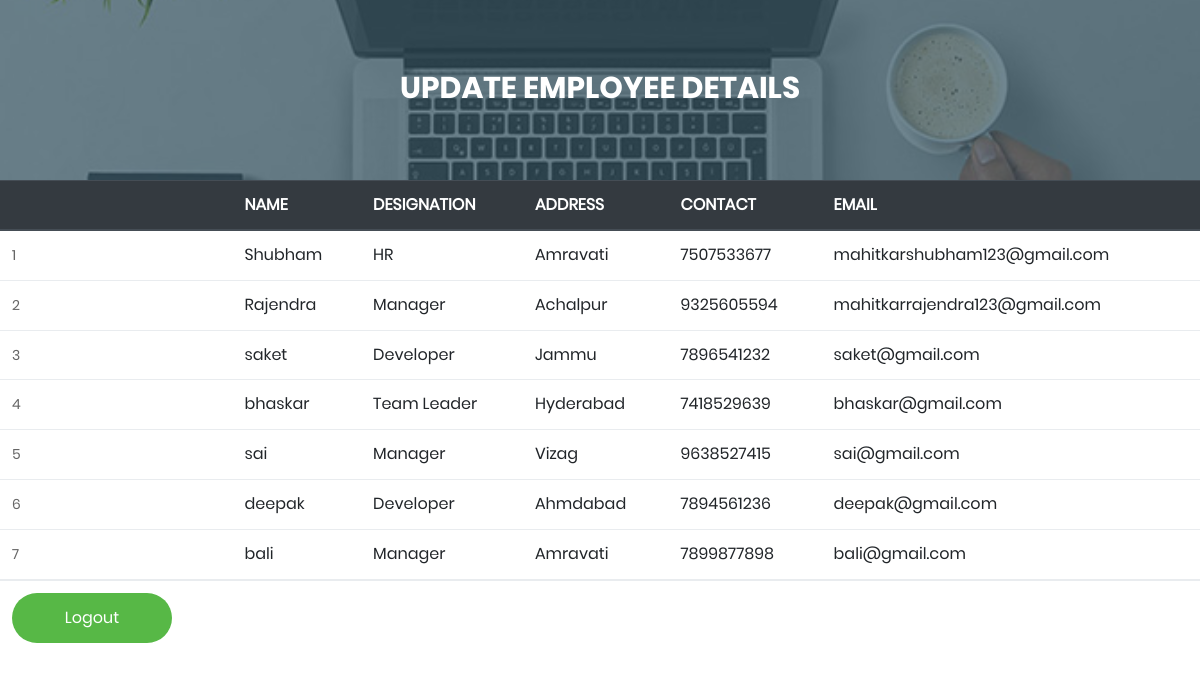
Screenshot of /updateemp/ (signed in) with the database file from the repository.
### Admin/models.py (models this page shows, shortened)
class AdminModel(models.Model):
    id = models.AutoField(primary_key=True)
    empname = models.CharField(max_length = 10)
    password = models.CharField(max_length = 8)
    designation = models.CharField(max_length = 10)
    address = models.CharField(max_length = 10)
    contact = models.IntegerField(unique=True)
    email = models.EmailField(unique=True)

### Admin/views.py (the view)
# urls.py: path('updateemp/', views.updateemp, name='updateemp'),
def updateemp(request):
    am = AdminModel.objects.all()
    return render(request, 'admin/updateview.html', {"data": am})

### templates/admin/updateview.html (shortened to what this page needs)
<!doctype html>
{% load static %}
<html lang="en">
  <head>
    <link rel="stylesheet" href="https://stackpath.bootstrapcdn.com/bootstrap/4.4.1/css/bootstrap.min.css">
	<link rel="stylesheet" type="text/css" href="{% static 'vendor/bootstrap/css/bootstrap.min.css' %}">
	<link rel="stylesheet" type="text/css" href="{% static 'fonts/font-awesome-4.7.0/css/font-awesome.min.css' %}">
	<link rel="stylesheet" type="text/css" href="{% static 'fonts/Linearicons-Free-v1.0.0/icon-font.min.css' %}">
	<link rel="stylesheet" type="text/css" href="{% static 'vendor/animate/animate.css' %}">
	<link rel="stylesheet" type="text/css" href="{% static 'vendor/css-hamburgers/hamburgers.min.css' %}">
	<link rel="stylesheet" type="text/css" href="{% static 'vendor/animsition/css/animsition.min.css' %}">
	<link rel="stylesheet" type="text/css" href="{% static 'vendor/select2/select2.min.css' %}">
	<link rel="stylesheet" type="text/css" href="{% static 'vendor/daterangepicker/daterangepicker.css' %}">
	<link rel="stylesheet" type="text/css" href="{% static 'css/util.css' %}">
	<link rel="stylesheet" type="text/css" href="{% static 'css/main.css' %}">
  </head>
  <body>
  {% if request.session.status %}
<div class="login100-form-title" style="background-image: url({% static 'images/bg-01.jpg' %});">
					<span class="login100-form-title-1">
						Update Employee Details
					</span>
				</div>
  <table class="table">
  <thead class="thead-dark">
    <tr>
      <th scope="col">
      <th scope="col">NAME</th>
      <th scope="col">DESIGNATION</th>
      <th scope="col">ADDRESS</th>
      <th scope="col">CONTACT</th>
      <th scope="col">EMAIL</th>
    </tr>
  </thead>
  <tbody>
  {% for x in data %}
    <tr>
      <td>
        <a href="{% url 'empupdate' %}?eid={{ x.id }}">
            {{ x.id }}
        </a>
      </td>
      <td>{{ x.empname }}</td>
      <td>{{ x.designation }}</td>
      <td>{{ x.address }}</td>
      <td>{{ x.contact }}</td>
      <td>{{ x.email }}</td>
    </tr>
  {% endfor %}
  </tbody>
  <tr>
      <td>
           <div class="container-login100-form-btn">
                        <a href="{% url 'logout' %}">
						<button class="login100-form-btn">
							Logout
						</button>
                        </a>
					</div>
      </td>
  </tr>
</table>
  {% else %}
    <h3 style="text-align: center;font-family: 'Agency FB';font-size: 25px;color: red">
            Please Do Login
        </h3>
{% endif %}
  </body>
</html>

### app36/static/css/main.css (style rules this page uses)
* { margin: 0px; padding: 0px; box-sizing: border-box; }
body, html { height: 100%; font-family: Poppins-Regular, sans-serif; }
a { font-family: Poppins-Regular; font-size: 14px; line-height: 1.7; color: #666666; margin: 0px; transition: all 0.4s; -webkit-transition: all 0.4s; -o-transition: all 0.4s; -moz-transition: all 0.4s; }
button { outline: none !important; border: none; background: transparent; }
.login100-form-title { width: 100%; position: relative; z-index: 1; display: -webkit-box; display: -webkit-flex; display: -moz-box; display: -ms-flexbox; display: flex; flex-wrap: wrap; flex-direction: column; align-items: center; background-repeat: no-repeat; background-size: cover; background-position: center; padding: 70px 15px 74px 15px; }
.login100-form-title-1 { font-family: Poppins-Bold; font-size: 30px; color: #fff; text-transform: uppercase; line-height: 1.2; text-align: center; }
.login100-form-title::before { content: ""; display: block; position: absolute; z-index: -1; width: 100%; height: 100%; top: 0; left: 0; background-color: rgba(54,84,99,0.7); }
.container-login100-form-btn { width: 100%; display: -webkit-box; display: -webkit-flex; display: -moz-box; display: -ms-flexbox; display: flex; flex-wrap: wrap; }
.login100-form-btn { display: -webkit-box; display: -webkit-flex; display: -moz-box; display: -ms-flexbox; display: flex; justify-content: center; align-items: center; padding: 0 20px; min-width: 160px; height: 50px; background-color: #57b846; border-radius: 25px; font-family: Poppins-Regular; font-size: 16px; color: #fff; line-height: 1.2; -webkit-transition: all 0.4s; -o-transition: all 0.4s; -moz-transition: all 0.4s; transition: all 0.4s; }

### rows the page displays
AdminModel: id "1", empname "Shubham", designation "HR", address "Amravati", contact "7507533677", email "mahitkarshubham123@gmail.com"
AdminModel: id "2", empname "Rajendra", designation "Manager", address "Achalpur", contact "9325605594", email "mahitkarrajendra123@gmail.com"
AdminModel: id "3", empname "saket", designation "Developer", address "Jammu", contact "7896541232", email "saket@gmail.com"
AdminModel: id "4", empname "bhaskar", designation "Team Leader", address "Hyderabad", contact "7418529639", email "bhaskar@gmail.com"
AdminModel: id "5", empname "sai", designation "Manager", address "Vizag", contact "9638527415", email "sai@gmail.com"
AdminModel: id "6", empname "deepak", designation "Developer", address "Ahmdabad", contact "7894561236", email "deepak@gmail.com"
AdminModel: id "7", empname "bali", designation "Manager", address "Amravati", contact "7899877898", email "bali@gmail.com"
